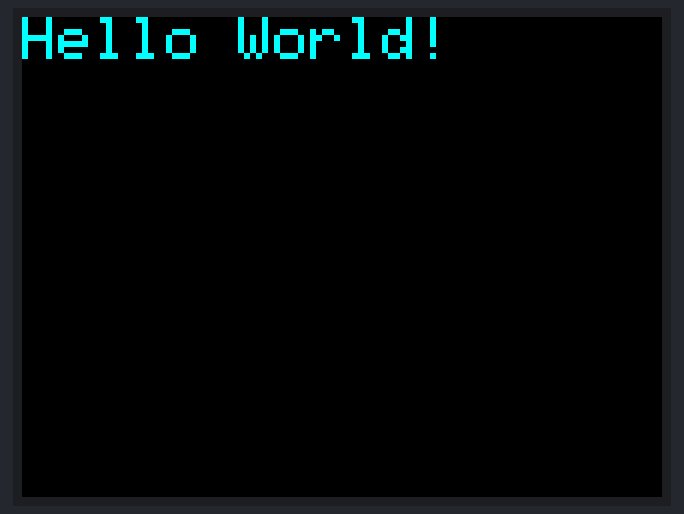
Simulated run of this sketch. Board: Arduino Mega 2560, built with avr-gcc and run on an emulated ATmega2560. Shown: 320×240 colour display.

Above: at 0.3 s.

The sketch:

Hello_world.ino
```cpp
#include <SPFD5408_Adafruit_GFX.h>    // Core graphics library
#include <SPFD5408_Adafruit_TFTLCD.h> // Hardware-specific library
#include <SPFD5408_TouchScreen.h>
#define LCD_CS A3 // Chip Select goes to Analog 3
#define LCD_CD A2 // Command/Data goes to Analog 2
#define LCD_WR A1 // LCD Write goes to Analog 1
#define LCD_RD A0 // LCD Read goes to Analog 0
#define LCD_RESET A4 // Can alternately just connect to Arduino's reset pin

// Assign human-readable names to some common 16-bit color values:
#define  BLACK   0x0000
#define BLUE    0x001F
#define RED     0xF800
#define GREEN   0x07E0
#define CYAN    0x07FF
#define MAGENTA 0xF81F
#define YELLOW  0xFFE0
#define WHITE   0xFFFF

Adafruit_TFTLCD tft(LCD_CS, LCD_CD, LCD_WR, LCD_RD, LCD_RESET);

void setup(void) {
  Serial.begin(115200); // use the same baud-rate as the python side
  tft.reset();
  tft.begin(0x9341); // SDFP5408
  tft.fillScreen(BLACK);
  tft.setRotation(1); // Need for the Mega, please changed for your choice or rotation initial
  tft.setTextColor(CYAN);
  tft.setTextSize(3);
  tft.println("Hello World!");
}

void loop(void) {

}
```
